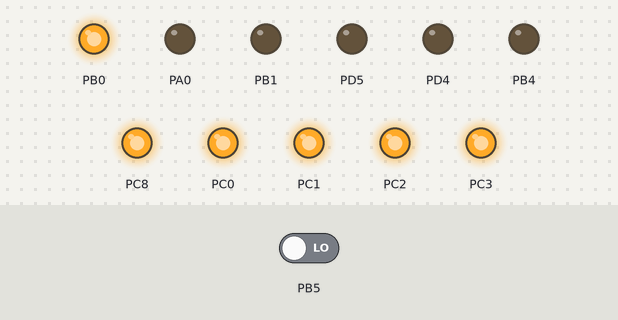
The program below on a simulated CircuitPython board. On the bench: output pins drawn as LEDs (lit = HIGH). Inputs (shaded band) come from the test bench; at power-on: PB5 LOW. Random numbers come from a fixed seed.

Above: at 1.2 s.
1.3 s: PB5 driven HIGH
At 8.14 s:
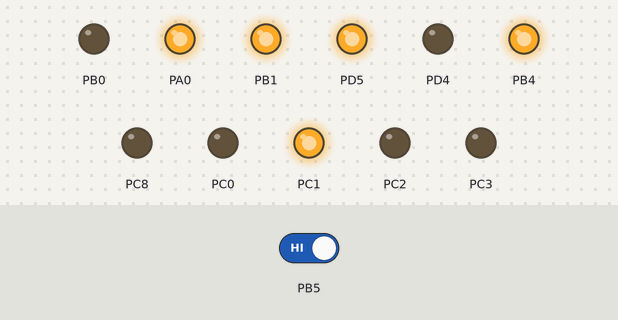
At 8.51 s:
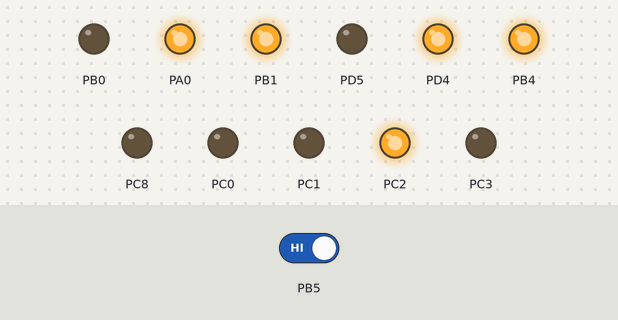
Timing chart, 0 to 10.3 s (numbered marks = the images above; inputs shaded):
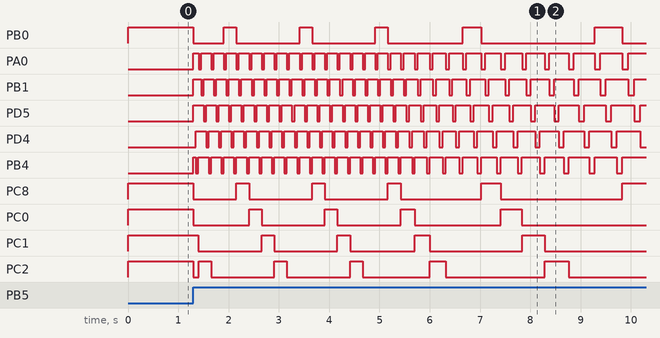

The program:

led_roulette.py
```python
import board
import digitalio
import random
import time

# debug = True
debug = False

def debug_print(str):
    if not debug:
        return
    print(str) # This will be executed only when debug == True.

class LED2:
    '''
    Class LED2 (version 2)
    Abstract LED with anode and cathode
    '''

    initialized_ports = {}

    def __init__(self, anode_port, cathode_port):
        if anode_port in LED2.initialized_ports: # Check if the anode_port already has been initialized.
            self.anode = LED2.initialized_ports[anode_port] # Use already initialized instance.
        else: # if not, newly initialize.
            self.anode = digitalio.DigitalInOut(anode_port)
            self.anode.direction = digitalio.Direction.OUTPUT
            LED2.initialized_ports[anode_port] = self.anode # Add to the dictionary.
        if cathode_port in LED2.initialized_ports: # Check if the cathode_port already has been initialized.
            self.cathode = LED2.initialized_ports[cathode_port] # Use already initialized instance.
        else: # if not, newly initialize.
            self.cathode = digitalio.DigitalInOut(cathode_port)
            self.cathode.direction = digitalio.Direction.OUTPUT
            LED2.initialized_ports[cathode_port] = self.cathode # Add to the dictionary.

        debug_print(LED2.initialized_ports)
        debug_print(self.anode)
        debug_print(self.cathode)

    def on(self):
        self.anode.value = True  # Anode --> High
        self.cathode.value = False # Cathode --> Low

    def off(self):
        self.anode.value = False # Anode --> Low
        self.cathode.value = True # Cathode --> High

class SWITCH:
    '''
    Class SWITCH
    Abstracts switch input over digital input port
    '''
    def __init__(self, port, polarity=False): # Polarity = True --> Active High
        self.port = digitalio.DigitalInOut(port)
        self.port.direction = digitalio.Direction.INPUT
        self.polarity = polarity

    def isPressed(self): # Returns True if SWITCH is pressed
        return not (self.polarity ^ self.port.value)

    def isReleased(self): # Returns True if SWITCH is released
        return not not (self.polarity ^ self.port.value)

class Roulette:
    '''
    Class Roulette
    '''
    def __init__(self, leds: list):
        '''
        [ D1, D2, D3, ......., D30 ]
        '''
        self.leds = leds
        self.off()

    def off(self, led=None):
        '''
        Turn off a specifed LED.
        If no LED is specified, turn off all LEDs.
        '''
        if led == None:
            for led in self.leds:
                led.off()
        else:
            self.leds[led].off()

    def on(self, led=None):
        '''
        Turn on a specifed LED.
        If no LED is specified, turn on all LEDs.
        '''
        if led == None:
            for led in self.leds:
                led.on()
        else:
            self.leds[led].on()

    def num_leds(self):
        '''
        Returns how many LEDs in this roulette
        '''
        num_leds = len(self.leds)
        debug_print(f"num_led = {num_leds}")
        return len(self.leds)

class Roulette_Game:
    '''
    Class Roulette_Game
    '''
    def __init__(self, roulette: Roulette):
        self.roulette = roulette

    def run(self):
        initial_run = random.randint(60,150)
        debug_print(f"Initial run = {initial_run}")
        index = random.randint(0, self.roulette.num_leds()-1)
        debug_print(f"Initial Index = {index}")
        interval = 0.05  # Initial interval = 50 msec

        debug_print("----- Initial Run -----")
        # Initial Run
        for run in range(initial_run):
            self.roulette.on(index)
            debug_print(f"Initial run index = {index}")
            time.sleep(interval)
            self.roulette.off(index)
            index += 1
            if index >= self.roulette.num_leds():
                index = 0

        debug_print("----- Roulette Run -----")
        # Roulette Run
        iter = random.randint(150, 300)
        debug_print(f"iter = {iter}")
        for run in range(iter):
            self.roulette.on(index)
            debug_print(f"Roulette run index = {index}")
            interval = 0.05 * (0.5/0.05) ** (run / iter) # Interval increases at each run
            time.sleep(interval)
            if run != iter-1:
                self.roulette.off(index)
            index += 1
            if index >= self.roulette.num_leds():
                index = 0

def roulette_main():
    switch = SWITCH(board.PB5)
    roulette = Roulette([\
        LED2(board.PB0, board.PA0), LED2(board.PB0, board.PB1), LED2(board.PB0, board.PD5), LED2(board.PB0, board.PD4), LED2(board.PB0, board.PB4),\
        LED2(board.PC8, board.PA0), LED2(board.PC8, board.PB1), LED2(board.PC8, board.PD5), LED2(board.PC8, board.PD4), LED2(board.PC8, board.PB4),\
        LED2(board.PC0, board.PA0), LED2(board.PC0, board.PB1), LED2(board.PC0, board.PD5), LED2(board.PC0, board.PD4), LED2(board.PC0, board.PB4),\
        LED2(board.PC1, board.PA0), LED2(board.PC1, board.PB1), LED2(board.PC1, board.PD5), LED2(board.PC1, board.PD4), LED2(board.PC1, board.PB4),\
        LED2(board.PC2, board.PA0), LED2(board.PC2, board.PB1), LED2(board.PC2, board.PD5), LED2(board.PC2, board.PD4), LED2(board.PC2, board.PB4),\
        LED2(board.PC3, board.PA0), LED2(board.PC3, board.PB1), LED2(board.PC3, board.PD5), LED2(board.PC3, board.PD4), LED2(board.PC3, board.PB4) \
        ])

    roulette.off()
    roulette_game = Roulette_Game(roulette)

    while True:
        while switch.isReleased():
            pass
        while switch.isPressed():
            roulette.on()
        roulette.off()
        roulette_game.run()

if __name__=="__main__":
    roulette_main()
```

Measured:
- after the input at 1.3 s, PB0: HIGH → LOW at once, → HIGH 0.60 s later, → LOW 0.25 s later, → HIGH 1.3 s later, … (11 changes in this stretch); PA0: LOW → HIGH at once, then repeats every 0.25 s: LOW 0.05 s, HIGH 0.20 s
